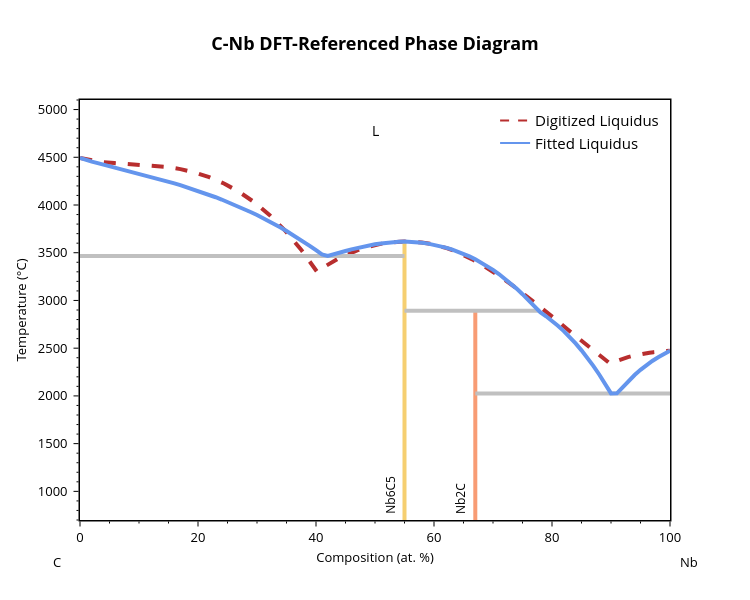
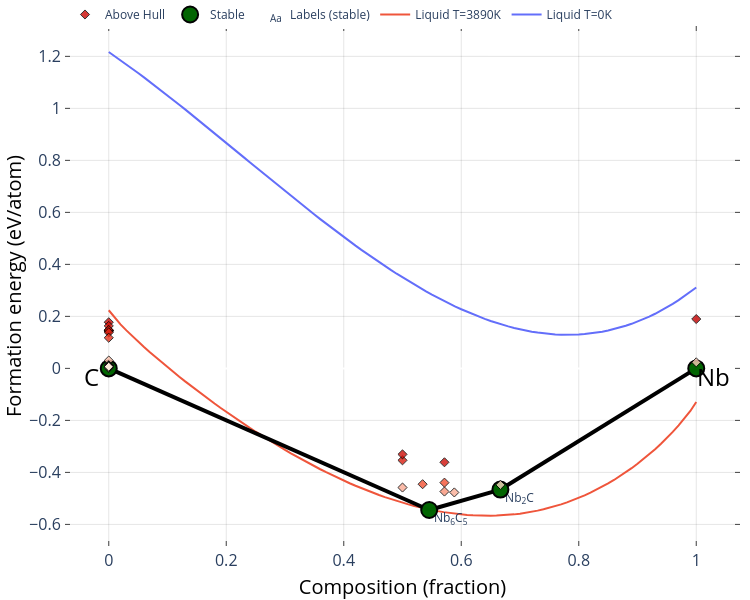
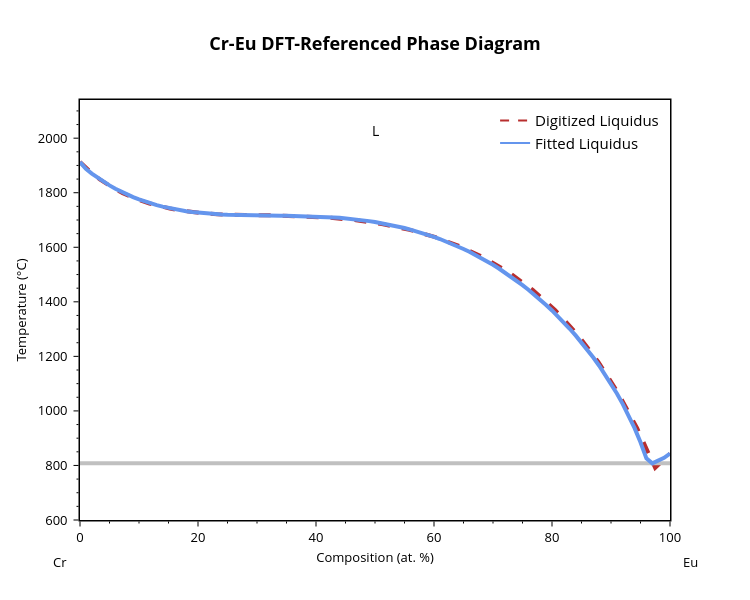
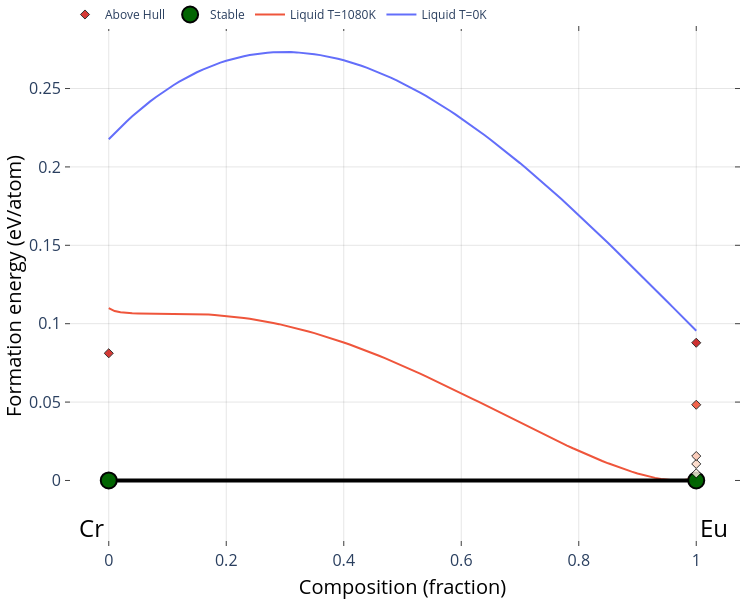

The notebook cell saved with these charts, in order:
### Markdown cell above
Once the systems are fit, display the results with the plotting code

### Code cell
import matplotlib.pyplot as plt

for sys_name, best_results in fitting_results.items():
    if not all(k in best_results for k in ['L0_a', 'L0_b', 'L1_a', 'L1_b']):
        continue
    bl = BinaryLiquid.from_cache(sys_name, param_format=param_format)
    bl.update_params((best_results['L0_a'], best_results['L0_b'], best_results['L1_a'], best_results['L1_b']))
    bl.nmpath = np.array(best_results.get('nmpath', []))
    print(f"Best fitted parameters for {sys_name}: {[float(f'{p:.2f}') for p in bl._params]}")
    print(f"MAE = {best_results['mae']:.2f}K, MAPE = {best_results['mape']:.2f}%")
    blp = BLPlotter(bl)
    fig = blp.get_plot('nmp', plot_a_params=True) # If not specified or False, the default plot will show the NM params
    plt.show() # Usually blp.show('nmp') works fine, but this is used to ensure the plot is displayed inline properly
    blp.show('fit+liq')
    blp.show('ch+g') # You can specify temperatures for plotted liquid energy curves with 't_vals' and 't_units' args

### Figure 1 — Plotly figure (JSON) as saved in the notebook; plotly's stock layout.template omitted (floating-point values rounded to 4 significant figures)
{"data": [{"line": {"color": "#B82E2E", "dash": "dash", "width": 4}, "mode": "lines", "showlegend": false, "type": "scatter", "x": [0.03812, 1.877, 3.825, 5.851, 7.953, 10.12, 12.36, 14.66, 17.02, 19.44, 21.9, 24.41, 26.96, 29.54, 32.16, 34.81, 37.48, 40.16, 41.02, 41.92, 42.82, 43.71, 44.61, 45.5, 46.39, 47.28, 48.16, 49.04, 49.91, 50.77, 51.63, 52.49, 53.33, 54.17, 54.99, 56.46, 57.9, 59.32, 60.74, 62.17, 63.62, 65.12, 66.68, 68.32, 70.04, 71.87, 73.81, 75.9, 78.13, 80.53, 83.12, 85.9, 86.13, 86.37, 86.6, 86.84, 87.07, 87.31, 87.54, 87.77, 88.01, 88.24, 88.47, 88.7, 88.94, 89.17, 89.4, 89.63, 89.85, 90.28, 90.76, 91.26, 91.78, 92.32, 92.87, 93.44, 94.02, 94.63, 95.25, 95.88, 96.53, 97.2, 97.88, 98.57, 99.28, 99.96], "y": [4493.0, 4467.0, 4450.0, 4439.0, 4431.0, 4424.0, 4415.0, 4399.0, 4376.0, 4341.0, 4292.0, 4225.0, 4139.0, 4029.0, 3893.0, 3729.0, 3532.0, 3303.0, 3339.0, 3373.0, 3406.0, 3435.0, 3463.0, 3488.0, 3511.0, 3531.0, 3549.0, 3565.0, 3579.0, 3590.0, 3600.0, 3607.0, 3612.0, 3615.0, 3616.0, 3614.0, 3606.0, 3593.0, 3574.0, 3548.0, 3515.0, 3474.0, 3425.0, 3367.0, 3300.0, 3223.0, 3135.0, 3037.0, 2928.0, 2807.0, 2673.0, 2526.0, 2516.0, 2505.0, 2495.0, 2484.0, 2473.0, 2463.0, 2452.0, 2441.0, 2430.0, 2419.0, 2408.0, 2397.0, 2385.0, 2374.0, 2362.0, 2350.0, 2339.0, 2351.0, 2363.0, 2375.0, 2386.0, 2397.0, 2406.0, 2416.0, 2424.0, 2432.0, 2440.0, 2446.0, 2453.0, 2458.0, 2463.0, 2467.0, 2471.0, 2474.0]}, {"hovertemplate": "label=Nb6C5<br>x=%{x}<br>t=%{y}<extra></extra>", "legendgroup": "Nb6C5", "line": {"color": "rgb(246, 207, 113)", "dash": "solid", "width": 4}, "marker": {"symbol": "circle"}, "mode": "lines", "name": "Nb6C5", "orientation": "v", "showlegend": false, "type": "scatter", "x": [55.0, 55.0, 55.0, 55.0, 55.0, 55.0, 55.0, 55.0, 55.0, 55.0, 55.0, 55.0, 55.0, 55.0, 55.0, 55.0, 55.0, 55.0, 55.0, 55.0, 55.0, 55.0, 55.0, 55.0, 55.0, 55.0, 55.0, 55.0, 55.0, 55.0, 55.0, 55.0, 55.0, 55.0, 55.0, 55.0, 55.0, 55.0, 55.0], "xaxis": "x", "y": [2892.0, 3467.0, 3615.0, 3598.0, 3535.0, 3551.0, 3565.0, 3481.0, 3615.0, 3611.0, 3595.0, 3604.0, 3535.0, 3554.0, 3584.0, 3570.0, 3179.0, 3230.0, 3361.0, 3513.0, 3489.0, 3461.0, 3124.0, 3066.0, 2936.0, 3003.0, 3617.0, 3617.0, 3611.0, 3605.0, 3588.0, 3577.0, 3518.0, 3500.0, 3277.0, 3320.0, 3397.0, 3431.0, -273.1], "yaxis": "y"}, {"hovertemplate": "label=Nb2C<br>x=%{x}<br>t=%{y}<extra></extra>", "legendgroup": "Nb2C", "line": {"color": "rgb(248, 156, 116)", "dash": "solid", "width": 4}, "marker": {"symbol": "circle"}, "mode": "lines", "name": "Nb2C", "orientation": "v", "showlegend": false, "type": "scatter", "x": [67, 67, 67, 67, 67, 67, 67, 67, 67, 67, 67, 67, 67, 67, 67], "xaxis": "x", "y": [2026.0, 2892.0, 2735.0, 2787.0, 2877.0, 2834.0, 2128.0, 2224.0, 2399.0, 2315.0, 2679.0, 2617.0, 2477.0, 2550.0, -273.1], "yaxis": "y"}, {"hovertemplate": "x=%{x}<br>y=%{y}<extra></extra>", "legendgroup": "", "line": {"color": "Silver", "dash": "solid", "width": 4}, "marker": {"symbol": "circle"}, "mode": "lines", "name": "", "orientation": "v", "showlegend": false, "type": "scatter", "x": [67, 90, 100], "xaxis": "x", "y": [2026.0, 2026.0, 2026.0], "yaxis": "y"}, {"hovertemplate": "x=%{x}<br>y=%{y}<extra></extra>", "legendgroup": "", "line": {"color": "Silver", "dash": "solid", "width": 4}, "marker": {"symbol": "circle"}, "mode": "lines", "name": "", "orientation": "v", "showlegend": false, "type": "scatter", "x": [0, 42, 55.0], "xaxis": "x", "y": [3467.0, 3467.0, 3467.0], "yaxis": "y"}, {"hovertemplate": "x=%{x}<br>y=%{y}<extra></extra>", "legendgroup": "", "line": {"color": "Silver", "dash": "solid", "width": 4}, "marker": {"symbol": "circle"}, "mode": "lines", "name": "", "orientation": "v", "showlegend": false, "type": "scatter", "x": [55.0, 67, 78], "xaxis": "x", "y": [2892.0, 2892.0, 2892.0], "yaxis": "y"}, {"hovertemplate": "label=L<br>x=%{x}<br>t=%{y}<extra></extra>", "legendgroup": "L", "line": {"color": "cornflowerblue", "dash": "solid", "width": 4}, "marker": {"symbol": "circle"}, "mode": "lines", "name": "L", "orientation": "v", "showlegend": false, "type": "scatter", "x": [0, 1, 2, 3, 4, 5, 6, 7.0, 8, 9, 10, 11, 12, 13, 14.0, 15, 16, 17, 18, 19, 20, 21, 22, 23, 24, 25, 26, 27, 28.0, 29.0, 30, 31, 32, 33, 34, 35, 36, 37, 38, 39, 40, 41, 42, 43, 44, 45, 46, 47, 48, 49, 50, 51, 52, 53, 54, 55.0, 56.0, 57.0, 58.0, 59, 60, 61, 62, 63, 64, 65, 66, 67, 68, 69, 70, 71, 72, 73, 74, 75, 76, 77, 78, 79, 80, 81, 82, 83, 84, 85, 86, 87, 88, 89, 90, 91, 92, 93, 94, 95, 96, 97, 98, 99, 100], "xaxis": "x", "y": [4493.0, 4471.0, 4454.0, 4438.0, 4423.0, 4407.0, 4392.0, 4376.0, 4361.0, 4345.0, 4329.0, 4313.0, 4296.0, 4279.0, 4262.0, 4244.0, 4226.0, 4207.0, 4188.0, 4168.0, 4147.0, 4126.0, 4104.0, 4081.0, 4057.0, 4033.0, 4007.0, 3981.0, 3953.0, 3925.0, 3895.0, 3864.0, 3832.0, 3798.0, 3764.0, 3728.0, 3691.0, 3652.0, 3612.0, 3570.0, 3526.0, 3481.0, 3467.0, 3481.0, 3500.0, 3518.0, 3535.0, 3551.0, 3565.0, 3577.0, 3588.0, 3598.0, 3605.0, 3611.0, 3615.0, 3617.0, 3615.0, 3611.0, 3604.0, 3595.0, 3584.0, 3570.0, 3554.0, 3535.0, 3513.0, 3489.0, 3461.0, 3431.0, 3397.0, 3361.0, 3320.0, 3277.0, 3230.0, 3179.0, 3124.0, 3066.0, 3003.0, 2936.0, 2877.0, 2834.0, 2787.0, 2735.0, 2679.0, 2617.0, 2550.0, 2477.0, 2399.0, 2315.0, 2224.0, 2128.0, 2026.0, 2028.0, 2096.0, 2160.0, 2219.0, 2273.0, 2322.0, 2366.0, 2405.0, 2439.0, 2474.0], "yaxis": "y"}, {"line": {"color": "#B82E2E", "dash": "dash"}, "mode": "lines", "name": "Digitized Liquidus", "showlegend": true, "type": "scatter", "x": [null], "y": [null]}, {"marker": {"color": "cornflowerblue"}, "mode": "lines", "name": "Fitted Liquidus", "showlegend": true, "type": "scatter", "x": [null], "y": [null]}], "layout": {"annotations": [{"borderpad": 5, "font": {"color": "black", "size": 12}, "showarrow": false, "text": "Nb6C5", "textangle": -90, "x": 52.5, "y": 700, "yanchor": "bottom"}, {"borderpad": 5, "font": {"color": "black", "size": 12}, "showarrow": false, "text": "Nb2C", "textangle": -90, "x": 64.5, "y": 700, "yanchor": "bottom"}, {"font": {"color": "black", "size": 14}, "showarrow": false, "text": "L", "x": 50, "y": 4780}, {"font": {"color": "black", "size": 13}, "showarrow": false, "text": "C", "x": -0.05, "xanchor": "left", "xref": "paper", "y": -0.1, "yanchor": "middle", "yref": "paper"}, {"font": {"color": "black", "size": 13}, "showarrow": false, "text": "Nb", "x": 1.05, "xanchor": "right", "xref": "paper", "y": -0.1, "yanchor": "middle", "yref": "paper"}], "font": {"color": "black", "size": 13}, "height": 600, "legend": {"font": {"size": 15}, "x": 0.99, "xanchor": "right", "y": 0.99, "yanchor": "top"}, "plot_bgcolor": "white", "showlegend": true, "title": {"font": {"color": "black", "size": 18}, "text": "<b>C-Nb DFT-Referenced Phase Diagram</b>", "x": 0.5, "xanchor": "center"}, "width": 750, "xaxis": {"linecolor": "black", "linewidth": 1.5, "minor": {"nticks": 5, "tickcolor": "black", "ticklen": 2, "ticks": "outside", "tickwidth": 1}, "mirror": true, "range": [0, 100], "showline": true, "tickcolor": "black", "tickformat": ".0f", "ticklen": 5, "ticks": "outside", "tickwidth": 1, "title": {"font": {"size": 13}, "standoff": 8, "text": "Composition (at. %)"}}, "yaxis": {"linecolor": "black", "linewidth": 1.5, "minor": {"nticks": 5, "tickcolor": "black", "ticklen": 2, "ticks": "outside", "tickwidth": 1}, "mirror": true, "range": [700, 5100], "showline": true, "tickcolor": "black", "ticklen": 5, "ticks": "outside", "ticksuffix": " ", "tickwidth": 1, "title": {"font": {"size": 13}, "standoff": 8, "text": "Temperature (°C)"}}}}

### Figure 2 — Plotly figure (JSON) as saved in the notebook; plotly's stock layout.template omitted (floating-point values rounded to 4 significant figures)
{"data": [{"mode": "lines", "name": "Liquid T=0K", "type": "scatter", "x": [0, 0.01, 0.02, 0.03, 0.04, 0.05, 0.06, 0.07, 0.08, 0.09, 0.1, 0.11, 0.12, 0.13, 0.14, 0.15, 0.16, 0.17, 0.18, 0.19, 0.2, 0.21, 0.22, 0.23, 0.24, 0.25, 0.26, 0.27, 0.28, 0.29, 0.3, 0.31, 0.32, 0.33, 0.34, 0.35, 0.36, 0.37, 0.38, 0.39, 0.4, 0.41, 0.42, 0.43, 0.44, 0.45, 0.46, 0.47, 0.48, 0.49, 0.5, 0.51, 0.52, 0.53, 0.54, 0.55, 0.56, 0.57, 0.58, 0.59, 0.6, 0.61, 0.62, 0.63, 0.64, 0.65, 0.66, 0.67, 0.68, 0.69, 0.7, 0.71, 0.72, 0.73, 0.74, 0.75, 0.76, 0.77, 0.78, 0.79, 0.8, 0.81, 0.82, 0.83, 0.84, 0.85, 0.86, 0.87, 0.88, 0.89, 0.9, 0.91, 0.92, 0.93, 0.94, 0.95, 0.96, 0.97, 0.98, 0.99, 1], "y": [1.217, 1.201, 1.185, 1.169, 1.153, 1.136, 1.119, 1.102, 1.085, 1.067, 1.05, 1.032, 1.014, 0.9961, 0.978, 0.9597, 0.9414, 0.923, 0.9045, 0.886, 0.8674, 0.8488, 0.8302, 0.8116, 0.7929, 0.7743, 0.7557, 0.7372, 0.7187, 0.7003, 0.6819, 0.6637, 0.6455, 0.6275, 0.6096, 0.5918, 0.5742, 0.5567, 0.5394, 0.5223, 0.5054, 0.4887, 0.4722, 0.456, 0.44, 0.4242, 0.4088, 0.3936, 0.3787, 0.3641, 0.3498, 0.3359, 0.3223, 0.3091, 0.2962, 0.2837, 0.2716, 0.2599, 0.2487, 0.2378, 0.2274, 0.2175, 0.208, 0.199, 0.1904, 0.1824, 0.1749, 0.1679, 0.1615, 0.1556, 0.1502, 0.1454, 0.1413, 0.1377, 0.1347, 0.1324, 0.1306, 0.1296, 0.1291, 0.1294, 0.1303, 0.132, 0.1343, 0.1374, 0.1411, 0.1457, 0.1509, 0.157, 0.1638, 0.1714, 0.1799, 0.1891, 0.1992, 0.2101, 0.2218, 0.2345, 0.2479, 0.2623, 0.2776, 0.2938, 0.3109]}, {"mode": "lines", "name": "Liquid T=3890K", "type": "scatter", "x": [0, 0.01, 0.02, 0.03, 0.04, 0.05, 0.06, 0.07, 0.08, 0.09, 0.1, 0.11, 0.12, 0.13, 0.14, 0.15, 0.16, 0.17, 0.18, 0.19, 0.2, 0.21, 0.22, 0.23, 0.24, 0.25, 0.26, 0.27, 0.28, 0.29, 0.3, 0.31, 0.32, 0.33, 0.34, 0.35, 0.36, 0.37, 0.38, 0.39, 0.4, 0.41, 0.42, 0.43, 0.44, 0.45, 0.46, 0.47, 0.48, 0.49, 0.5, 0.51, 0.52, 0.53, 0.54, 0.55, 0.56, 0.57, 0.58, 0.59, 0.6, 0.61, 0.62, 0.63, 0.64, 0.65, 0.66, 0.67, 0.68, 0.69, 0.7, 0.71, 0.72, 0.73, 0.74, 0.75, 0.76, 0.77, 0.78, 0.79, 0.8, 0.81, 0.82, 0.83, 0.84, 0.85, 0.86, 0.87, 0.88, 0.89, 0.9, 0.91, 0.92, 0.93, 0.94, 0.95, 0.96, 0.97, 0.98, 0.99, 1], "y": [0.2236, 0.1942, 0.1694, 0.1462, 0.1242, 0.1029, 0.08235, 0.06229, 0.04269, 0.0235, 0.004675, -0.0138, -0.03197, -0.04983, -0.06741, -0.08471, -0.1017, -0.1185, -0.135, -0.1513, -0.1673, -0.183, -0.1985, -0.2138, -0.2288, -0.2435, -0.258, -0.2722, -0.2862, -0.2999, -0.3133, -0.3265, -0.3393, -0.3519, -0.3642, -0.3762, -0.3879, -0.3993, -0.4103, -0.4211, -0.4315, -0.4416, -0.4514, -0.4608, -0.4699, -0.4786, -0.487, -0.4949, -0.5025, -0.5098, -0.5166, -0.523, -0.5291, -0.5347, -0.5398, -0.5446, -0.5489, -0.5528, -0.5562, -0.5592, -0.5617, -0.5637, -0.5652, -0.5662, -0.5667, -0.5667, -0.5662, -0.5651, -0.5635, -0.5614, -0.5587, -0.5554, -0.5515, -0.5471, -0.542, -0.5363, -0.53, -0.523, -0.5154, -0.5071, -0.4981, -0.4885, -0.4781, -0.467, -0.4551, -0.4425, -0.4291, -0.4148, -0.3998, -0.3838, -0.367, -0.3492, -0.3305, -0.3107, -0.2898, -0.2678, -0.2444, -0.2195, -0.1928, -0.1638, -0.1294]}, {"hoverinfo": "none", "line": {"color": "black", "width": 4}, "mode": "lines", "showlegend": false, "type": "scatter", "x": [0.6667, 1, null, 0.6667, 0.5455, null, 0.5455, 0, null], "y": [-0.466, 0, null, -0.466, -0.5446, null, -0.5446, 0, null]}, {"hoverinfo": "skip", "mode": "text", "name": "Labels (stable)", "opacity": 1, "showlegend": true, "text": ["Nb<sub>2</sub>C", "Nb<sub>6</sub>C<sub>5</sub>"], "textposition": ["bottom right", "bottom right"], "type": "scatter", "visible": true, "x": [0.6747, 0.5535], "y": [-0.479, -0.5576]}, {"error_y": {"array": [0, 0, 0, 0], "color": "gray", "thickness": 2.5, "type": "data", "width": 5}, "hoverinfo": "text", "hoverlabel": {"font": {"size": 14}}, "hovertext": ["Nb<sub>2</sub>C (mp-569989-GGA) <br> -0.466 eV/atom (Stable)", "Nb (mp-75-GGA) <br> 0.0 eV/atom (Stable)", "Nb<sub>6</sub>C<sub>5</sub> (mp-2760-GGA) <br> -0.545 eV/atom (Stable)", "C (mp-2516584-GGA) <br> 0.0 eV/atom (Stable)"], "marker": {"color": "darkgreen", "line": {"color": "black", "width": 2}, "size": 16}, "mode": "markers", "name": "Stable", "opacity": 0.99, "showlegend": true, "type": "scatter", "x": [0.6667, 1, 0.5455, 0], "y": [-0.466, 0, -0.5446, 0]}, {"hoverinfo": "text", "hoverlabel": {"font": {"size": 14}}, "hovertext": ["C (mp-2647017-GGA) <br> 0.178 eV/atom (+0.178 eV/atom)", "C (mp-632329-GGA) <br> 0.014 eV/atom (+0.014 eV/atom)", "C (mp-990424-GGA) <br> 0.01 eV/atom (+0.01 eV/atom)", "C (mp-569567-GGA) <br> 0.146 eV/atom (+0.146 eV/atom)", "C (mp-569416-GGA) <br> 0.03 eV/atom (+0.03 eV/atom)", "C (mp-569517-GGA) <br> 0.147 eV/atom (+0.147 eV/atom)", "C (mp-569304-GGA) <br> 0.002 eV/atom (+0.002 eV/atom)", "C (mp-169-GGA) <br> 0.003 eV/atom (+0.003 eV/atom)", "C (mp-568806-GGA) <br> 0.012 eV/atom (+0.012 eV/atom)", "C (mp-1040425-GGA) <br> 0.009 eV/atom (+0.009 eV/atom)", "C (mp-990448-GGA) <br> 0.009 eV/atom (+0.009 eV/atom)", "C (mp-611448-GGA) <br> 0.144 eV/atom (+0.144 eV/atom)", "C (mp-606949-GGA) <br> 0.01 eV/atom (+0.01 eV/atom)", "C (mp-997182-GGA) <br> 0.01 eV/atom (+0.01 eV/atom)", "C (mp-47-GGA) <br> 0.163 eV/atom (+0.163 eV/atom)", "C (mp-616440-GGA) <br> 0.143 eV/atom (+0.143 eV/atom)", "C (mp-611426-GGA) <br> 0.148 eV/atom (+0.148 eV/atom)", "C (mp-48-GGA) <br> 0.008 eV/atom (+0.008 eV/atom)", "C (mp-66-GGA) <br> 0.138 eV/atom (+0.138 eV/atom)", "C (mp-568363-GGA) <br> 0.008 eV/atom (+0.008 eV/atom)", "C (mp-568286-GGA) <br> 0.008 eV/atom (+0.008 eV/atom)", "C (mp-937760-GGA) <br> 0.006 eV/atom (+0.006 eV/atom)", "C (mp-1096869-GGA) <br> 0.118 eV/atom (+0.118 eV/atom)", "Nb (mp-1094120-GGA) <br> 0.19 eV/atom (+0.19 eV/atom)", "Nb (mp-1104341-GGA) <br> 0.023 eV/atom (+0.023 eV/atom)", "NbC (mp-1094093-GGA) <br> -0.354 eV/atom (+0.146 eV/atom)", "NbC (mp-999388-GGA) <br> -0.331 eV/atom (+0.169 eV/atom)", "NbC (mp-910-GGA) <br> -0.458 eV/atom (+0.041 eV/atom)", "Nb<sub>2</sub>C (mp-2318-GGA) <br> -0.448 eV/atom (+0.018 eV/atom)", "Nb<sub>4</sub>C<sub>3</sub> (mp-1220501-GGA) <br> -0.439 eV/atom (+0.088 eV/atom)", "Nb<sub>4</sub>C<sub>3</sub> (mp-1220515-GGA) <br> -0.474 eV/atom (+0.054 eV/atom)", "Nb<sub>4</sub>C<sub>3</sub> (mp-15660-GGA) <br> -0.361 eV/atom (+0.167 eV/atom)", "Nb<sub>10</sub>C<sub>7</sub> (mp-32679-GGA) <br> -0.477 eV/atom (+0.04 eV/atom)", "Nb<sub>39</sub>C<sub>34</sub> (mp-1173628-GGA) <br> -0.445 eV/atom (+0.088 eV/atom)"], "marker": {"color": [0.178, 0.014, 0.01, 0.146, 0.03, 0.147, 0.002, 0.003, 0.012, 0.009, 0.009, 0.144, 0.01, 0.01, 0.163, 0.143, 0.148, 0.008, 0.138, 0.008, 0.008, 0.006, 0.118, 0.19, 0.023, 0.146, 0.169, 0.041, 0.018, 0.088, 0.054, 0.167, 0.04, 0.088], "colorscale": [[0, "#fff5e3"], [0.5, "#f24324"], [1, "#c40000"]], "line": {"color": "black", "width": 1}, "opacity": 0.8, "size": 7, "symbol": "diamond"}, "mode": "markers", "name": "Above Hull", "showlegend": true, "type": "scatter", "x": [0, 0, 0, 0, 0, 0, 0, 0, 0, 0, 0, 0, 0, 0, 0, 0, 0, 0, 0, 0, 0, 0, 0, 1, 1, 0.5, 0.5, 0.5, 0.6667, 0.5714, 0.5714, 0.5714, 0.5882, 0.5342], "y": [0.1776, 0.01411, 0.009773, 0.1462, 0.03019, 0.1466, 0.001885, 0.003222, 0.01194, 0.00948, 0.009137, 0.1445, 0.01024, 0.009641, 0.1634, 0.143, 0.1477, 0.008368, 0.1383, 0.008254, 0.008189, 0.006056, 0.1179, 0.1897, 0.02321, -0.3536, -0.3307, -0.4582, -0.4479, -0.4393, -0.4737, -0.3611, -0.4771, -0.4454]}], "layout": {"annotations": [{"align": "center", "font": {"color": "#000000", "size": 24}, "opacity": 1, "showarrow": false, "text": "Nb", "x": 1.03, "xref": "x", "y": -0.03, "yref": "y"}, {"align": "center", "font": {"color": "#000000", "size": 24}, "opacity": 1, "showarrow": false, "text": "C", "x": -0.03, "xref": "x", "y": -0.03, "yref": "y"}], "autosize": true, "coloraxis": {"colorbar": {"x": 1, "y": 0.05, "yanchor": "top"}}, "height": 600, "hovermode": "closest", "legend": {"orientation": "h", "tracegroupgap": 7, "traceorder": "reversed", "x": 0, "xanchor": "left", "y": 1.05}, "margin": {"b": 10, "l": 10, "pad": 0, "r": 10, "t": 0}, "paper_bgcolor": "white", "plot_bgcolor": "white", "showlegend": true, "width": 750, "xaxis": {"anchor": "y", "gridcolor": "rgba(0,0,0,0.1)", "mirror": "ticks", "nticks": 8, "showgrid": true, "showline": true, "side": "bottom", "tickfont": {"size": 16}, "ticks": "inside", "title": {"font": {"color": "#000000", "size": 20}, "text": "Composition (fraction)"}, "type": "linear", "zeroline": false}, "yaxis": {"anchor": "x", "gridcolor": "rgba(0,0,0,0.1)", "mirror": "ticks", "showgrid": true, "showline": true, "side": "left", "tickfont": {"size": 16}, "ticks": "inside", "title": {"font": {"color": "#000000", "size": 20}, "text": "Formation energy (eV/atom)"}, "type": "linear"}}}

### Figure 3 — Plotly figure (JSON) as saved in the notebook; plotly's stock layout.template omitted (floating-point values rounded to 4 significant figures)
{"data": [{"line": {"color": "#B82E2E", "dash": "dash", "width": 4}, "mode": "lines", "showlegend": false, "type": "scatter", "x": [0, 1.061, 2.175, 3.345, 4.576, 5.871, 7.235, 8.671, 10.18, 11.78, 13.45, 15.22, 17.08, 19.03, 21.09, 23.24, 25.51, 27.89, 32.7, 37.46, 42.16, 46.8, 51.37, 55.85, 60.25, 64.54, 68.74, 72.81, 76.77, 80.6, 84.28, 87.82, 91.21, 94.43, 97.48, 100], "y": [1912.0, 1890.0, 1869.0, 1849.0, 1831.0, 1814.0, 1798.0, 1784.0, 1772.0, 1760.0, 1751.0, 1742, 1735.0, 1729.0, 1724.0, 1721.0, 1719, 1718.0, 1717.0, 1715.0, 1709.0, 1699.0, 1684.0, 1664.0, 1637.0, 1602.0, 1559.0, 1506.0, 1443.0, 1368.0, 1281.0, 1181.0, 1066.0, 936.7, 790.9, 843.4]}, {"hovertemplate": "x=%{x}<br>y=%{y}<extra></extra>", "legendgroup": "", "line": {"color": "Silver", "dash": "solid", "width": 4}, "marker": {"symbol": "circle"}, "mode": "lines", "name": "", "orientation": "v", "showlegend": false, "type": "scatter", "x": [0, 97, 100], "xaxis": "x", "y": [807.8, 807.8, 807.8], "yaxis": "y"}, {"hovertemplate": "label=L<br>x=%{x}<br>t=%{y}<extra></extra>", "legendgroup": "L", "line": {"color": "cornflowerblue", "dash": "solid", "width": 4}, "marker": {"symbol": "circle"}, "mode": "lines", "name": "L", "orientation": "v", "showlegend": false, "type": "scatter", "x": [0, 1, 2, 3, 4, 5, 6, 7.0, 8, 9, 10, 11, 12, 13, 14.0, 15, 16, 17, 18, 19, 20, 21, 22, 23, 24, 25, 26, 27, 28.0, 29.0, 30, 31, 32, 33, 34, 35, 36, 37, 38, 39, 40, 41, 42, 43, 44, 45, 46, 47, 48, 49, 50, 51, 52, 53, 54, 55.0, 56.0, 57.0, 58.0, 59, 60, 61, 62, 63, 64, 65, 66, 67, 68, 69, 70, 71, 72, 73, 74, 75, 76, 77, 78, 79, 80, 81, 82, 83, 84, 85, 86, 87, 88, 89, 90, 91, 92, 93, 94, 95, 96, 97, 98, 99, 100], "xaxis": "x", "y": [1912.0, 1887.0, 1870.0, 1854.0, 1840.0, 1827.0, 1815.0, 1804.0, 1793.0, 1784.0, 1775.0, 1768.0, 1761.0, 1755.0, 1749.0, 1744.0, 1740.0, 1736.0, 1732.0, 1729.0, 1727.0, 1725.0, 1723.0, 1722.0, 1720.0, 1719.0, 1719.0, 1718.0, 1717.0, 1717.0, 1717.0, 1717.0, 1716.0, 1716.0, 1716.0, 1716.0, 1715.0, 1715.0, 1715.0, 1714.0, 1713.0, 1712.0, 1711.0, 1710.0, 1708.0, 1706.0, 1704.0, 1702.0, 1699.0, 1696.0, 1693.0, 1689.0, 1685.0, 1680.0, 1676.0, 1670.0, 1665.0, 1659.0, 1652.0, 1645.0, 1638.0, 1630.0, 1622.0, 1613.0, 1604.0, 1594.0, 1583.0, 1572.0, 1561.0, 1548.0, 1536.0, 1522.0, 1508.0, 1493.0, 1478.0, 1461.0, 1444.0, 1427.0, 1408.0, 1389.0, 1368.0, 1347.0, 1325.0, 1301.0, 1277.0, 1251.0, 1224.0, 1196.0, 1166.0, 1134.0, 1100.0, 1064.0, 1025.0, 982.9, 936.7, 885.0, 825.8, 807.8, 816.3, 827.9, 843.4], "yaxis": "y"}, {"line": {"color": "#B82E2E", "dash": "dash"}, "mode": "lines", "name": "Digitized Liquidus", "showlegend": true, "type": "scatter", "x": [null], "y": [null]}, {"marker": {"color": "cornflowerblue"}, "mode": "lines", "name": "Fitted Liquidus", "showlegend": true, "type": "scatter", "x": [null], "y": [null]}], "layout": {"annotations": [{"font": {"color": "black", "size": 14}, "showarrow": false, "text": "L", "x": 50, "y": 2028}, {"font": {"color": "black", "size": 13}, "showarrow": false, "text": "Cr", "x": -0.05, "xanchor": "left", "xref": "paper", "y": -0.1, "yanchor": "middle", "yref": "paper"}, {"font": {"color": "black", "size": 13}, "showarrow": false, "text": "Eu", "x": 1.05, "xanchor": "right", "xref": "paper", "y": -0.1, "yanchor": "middle", "yref": "paper"}], "font": {"color": "black", "size": 13}, "height": 600, "legend": {"font": {"size": 15}, "x": 0.99, "xanchor": "right", "y": 0.99, "yanchor": "top"}, "plot_bgcolor": "white", "showlegend": true, "title": {"font": {"color": "black", "size": 18}, "text": "<b>Cr-Eu DFT-Referenced Phase Diagram</b>", "x": 0.5, "xanchor": "center"}, "width": 750, "xaxis": {"linecolor": "black", "linewidth": 1.5, "minor": {"nticks": 5, "tickcolor": "black", "ticklen": 2, "ticks": "outside", "tickwidth": 1}, "mirror": true, "range": [0, 100], "showline": true, "tickcolor": "black", "tickformat": ".0f", "ticklen": 5, "ticks": "outside", "tickwidth": 1, "title": {"font": {"size": 13}, "standoff": 8, "text": "Composition (at. %)"}}, "yaxis": {"linecolor": "black", "linewidth": 1.5, "minor": {"nticks": 5, "tickcolor": "black", "ticklen": 2, "ticks": "outside", "tickwidth": 1}, "mirror": true, "range": [600, 2140], "showline": true, "tickcolor": "black", "ticklen": 5, "ticks": "outside", "ticksuffix": " ", "tickwidth": 1, "title": {"font": {"size": 13}, "standoff": 8, "text": "Temperature (°C)"}}}}

### Figure 4 — Plotly figure (JSON) as saved in the notebook; plotly's stock layout.template omitted (floating-point values rounded to 4 significant figures)
{"data": [{"mode": "lines", "name": "Liquid T=0K", "type": "scatter", "x": [0, 0.01, 0.02, 0.03, 0.04, 0.05, 0.06, 0.07, 0.08, 0.09, 0.1, 0.11, 0.12, 0.13, 0.14, 0.15, 0.16, 0.17, 0.18, 0.19, 0.2, 0.21, 0.22, 0.23, 0.24, 0.25, 0.26, 0.27, 0.28, 0.29, 0.3, 0.31, 0.32, 0.33, 0.34, 0.35, 0.36, 0.37, 0.38, 0.39, 0.4, 0.41, 0.42, 0.43, 0.44, 0.45, 0.46, 0.47, 0.48, 0.49, 0.5, 0.51, 0.52, 0.53, 0.54, 0.55, 0.56, 0.57, 0.58, 0.59, 0.6, 0.61, 0.62, 0.63, 0.64, 0.65, 0.66, 0.67, 0.68, 0.69, 0.7, 0.71, 0.72, 0.73, 0.74, 0.75, 0.76, 0.77, 0.78, 0.79, 0.8, 0.81, 0.82, 0.83, 0.84, 0.85, 0.86, 0.87, 0.88, 0.89, 0.9, 0.91, 0.92, 0.93, 0.94, 0.95, 0.96, 0.97, 0.98, 0.99, 1], "y": [0.2177, 0.2215, 0.2253, 0.2288, 0.2323, 0.2355, 0.2387, 0.2416, 0.2445, 0.2472, 0.2497, 0.2521, 0.2544, 0.2565, 0.2585, 0.2604, 0.2621, 0.2637, 0.2652, 0.2665, 0.2677, 0.2688, 0.2698, 0.2706, 0.2714, 0.272, 0.2725, 0.2728, 0.2731, 0.2733, 0.2733, 0.2732, 0.2731, 0.2728, 0.2724, 0.2719, 0.2713, 0.2706, 0.2698, 0.269, 0.268, 0.2669, 0.2658, 0.2645, 0.2632, 0.2617, 0.2602, 0.2586, 0.257, 0.2552, 0.2534, 0.2514, 0.2495, 0.2474, 0.2452, 0.243, 0.2408, 0.2384, 0.236, 0.2335, 0.231, 0.2284, 0.2257, 0.223, 0.2202, 0.2174, 0.2145, 0.2116, 0.2086, 0.2055, 0.2024, 0.1993, 0.1961, 0.1929, 0.1896, 0.1863, 0.183, 0.1796, 0.1762, 0.1728, 0.1693, 0.1658, 0.1622, 0.1587, 0.1551, 0.1515, 0.1478, 0.1442, 0.1405, 0.1368, 0.1331, 0.1294, 0.1256, 0.1219, 0.1181, 0.1144, 0.1106, 0.1068, 0.103, 0.09924, 0.09546]}, {"mode": "lines", "name": "Liquid T=1080K", "type": "scatter", "x": [0, 0.01, 0.02, 0.03, 0.04, 0.05, 0.06, 0.07, 0.08, 0.09, 0.1, 0.11, 0.12, 0.13, 0.14, 0.15, 0.16, 0.17, 0.18, 0.19, 0.2, 0.21, 0.22, 0.23, 0.24, 0.25, 0.26, 0.27, 0.28, 0.29, 0.3, 0.31, 0.32, 0.33, 0.34, 0.35, 0.36, 0.37, 0.38, 0.39, 0.4, 0.41, 0.42, 0.43, 0.44, 0.45, 0.46, 0.47, 0.48, 0.49, 0.5, 0.51, 0.52, 0.53, 0.54, 0.55, 0.56, 0.57, 0.58, 0.59, 0.6, 0.61, 0.62, 0.63, 0.64, 0.65, 0.66, 0.67, 0.68, 0.69, 0.7, 0.71, 0.72, 0.73, 0.74, 0.75, 0.76, 0.77, 0.78, 0.79, 0.8, 0.81, 0.82, 0.83, 0.84, 0.85, 0.86, 0.87, 0.88, 0.89, 0.9, 0.91, 0.92, 0.93, 0.94, 0.95, 0.96, 0.97, 0.98, 0.99, 1], "y": [0.11, 0.108, 0.1073, 0.1068, 0.1066, 0.1065, 0.1064, 0.1064, 0.1065, 0.1065, 0.1065, 0.1065, 0.1065, 0.1064, 0.1064, 0.1062, 0.1061, 0.1059, 0.1056, 0.1053, 0.105, 0.1046, 0.1042, 0.1037, 0.1031, 0.1025, 0.1019, 0.1012, 0.1005, 0.09971, 0.09887, 0.09799, 0.09707, 0.09609, 0.09507, 0.09401, 0.0929, 0.09174, 0.09054, 0.0893, 0.08802, 0.0867, 0.08535, 0.08395, 0.08252, 0.08105, 0.07954, 0.07801, 0.07644, 0.07484, 0.07321, 0.07156, 0.06988, 0.06817, 0.06644, 0.06469, 0.06292, 0.06113, 0.05932, 0.05749, 0.05565, 0.0538, 0.05194, 0.05007, 0.04819, 0.04631, 0.04442, 0.04253, 0.04065, 0.03876, 0.03688, 0.03501, 0.03314, 0.03129, 0.02945, 0.02762, 0.02582, 0.02404, 0.02228, 0.02055, 0.01885, 0.01718, 0.01556, 0.01397, 0.01243, 0.01095, 0.009515, 0.008145, 0.006844, 0.005618, 0.004476, 0.003427, 0.002484, 0.00166, 0.0009731, 0.0004478, 0.0001167, 2.881e-05, 0.0002665, 0.001002, 0.00304]}, {"hoverinfo": "none", "line": {"color": "black", "width": 4}, "mode": "lines", "showlegend": false, "type": "scatter", "x": [0, 1, null], "y": [0, 0, null]}, {"hoverinfo": "skip", "mode": "text", "name": "Labels (stable)", "opacity": 1, "showlegend": true, "text": [], "textposition": [], "type": "scatter", "visible": true, "x": [], "y": []}, {"error_y": {"array": [0, 0], "color": "gray", "thickness": 2.5, "type": "data", "width": 5}, "hoverinfo": "text", "hoverlabel": {"font": {"size": 14}}, "hovertext": ["Cr (mp-90-GGA) <br> 0.0 eV/atom (Stable)", "Eu (mp-623532-GGA) <br> 0.0 eV/atom (Stable)"], "marker": {"color": "darkgreen", "line": {"color": "black", "width": 2}, "size": 16}, "mode": "markers", "name": "Stable", "opacity": 0.99, "showlegend": true, "type": "scatter", "x": [0, 1], "y": [0, 0]}, {"hoverinfo": "text", "hoverlabel": {"font": {"size": 14}}, "hovertext": ["Cr (mp-17-GGA) <br> 0.081 eV/atom (+0.081 eV/atom)", "Eu (mp-1077457-GGA) <br> 0.088 eV/atom (+0.088 eV/atom)", "Eu (mp-21462-GGA) <br> 0.011 eV/atom (+0.011 eV/atom)", "Eu (mp-1184367-GGA) <br> 0.004 eV/atom (+0.004 eV/atom)", "Eu (mp-20071-GGA) <br> 0.048 eV/atom (+0.048 eV/atom)", "Eu (mp-1057315-GGA) <br> 0.016 eV/atom (+0.016 eV/atom)"], "marker": {"color": [0.081, 0.088, 0.011, 0.004, 0.048, 0.016], "colorscale": [[0, "#fff5e3"], [0.5, "#f24324"], [1, "#c40000"]], "line": {"color": "black", "width": 1}, "opacity": 0.8, "size": 7, "symbol": "diamond"}, "mode": "markers", "name": "Above Hull", "showlegend": true, "type": "scatter", "x": [0, 1, 1, 1, 1, 1], "y": [0.08113, 0.08785, 0.01055, 0.004487, 0.0483, 0.01558]}], "layout": {"annotations": [{"align": "center", "font": {"color": "#000000", "size": 24}, "opacity": 1, "showarrow": false, "text": "Cr", "x": -0.03, "xref": "x", "y": -0.03, "yref": "y"}, {"align": "center", "font": {"color": "#000000", "size": 24}, "opacity": 1, "showarrow": false, "text": "Eu", "x": 1.03, "xref": "x", "y": -0.03, "yref": "y"}], "autosize": true, "coloraxis": {"colorbar": {"x": 1, "y": 0.05, "yanchor": "top"}}, "height": 600, "hovermode": "closest", "legend": {"orientation": "h", "tracegroupgap": 7, "traceorder": "reversed", "x": 0, "xanchor": "left", "y": 1.05}, "margin": {"b": 10, "l": 10, "pad": 0, "r": 10, "t": 0}, "paper_bgcolor": "white", "plot_bgcolor": "white", "showlegend": true, "width": 750, "xaxis": {"anchor": "y", "gridcolor": "rgba(0,0,0,0.1)", "mirror": "ticks", "nticks": 8, "showgrid": true, "showline": true, "side": "bottom", "tickfont": {"size": 16}, "ticks": "inside", "title": {"font": {"color": "#000000", "size": 20}, "text": "Composition (fraction)"}, "type": "linear", "zeroline": false}, "yaxis": {"anchor": "x", "gridcolor": "rgba(0,0,0,0.1)", "mirror": "ticks", "showgrid": true, "showline": true, "side": "left", "tickfont": {"size": 16}, "ticks": "inside", "title": {"font": {"color": "#000000", "size": 20}, "text": "Formation energy (eV/atom)"}, "type": "linear"}}}
